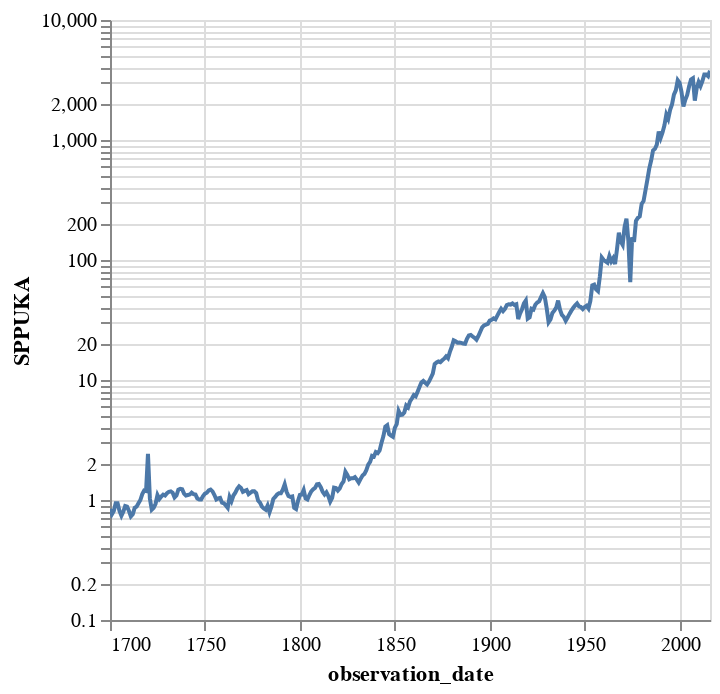

The code cell stored with this chart in its notebook:
### Markdown cell above
* [Share Prices in the United Kingdom (SPPUKA)](https://fred.stlouisfed.org/series/SPPUKA)

This dataset was downloaded from FRED (Federal Reserve Bank of St. Louis).
Please see the series notes as stated on the FRED website.

> This series was constructed by the Bank of England as part of the Three Centuries of Macroeconomic Data project by combining data from a number of academic and official sources. For more information, please refer to the Three Centuries spreadsheet at https://www.bankofengland.co.uk/statistics/research-datasets. Users are advised to check the underlying assumptions behind this series in the relevant worksheets of the spreadsheet. In many cases alternative assumptions might be appropriate. Users are permitted to reproduce this series in their own work as it represents Bank calculations and manipulations of underlying series that are the copyright of the Bank of England provided that underlying sources are cited appropriately. For appropriate citation please see the Three Centuries spreadsheet for guidance and a list of the underlying sources.

### Code cell
duckdb.sql(f"""SELECT * FROM SPPUKA.csv""").pl().plot.line(x="observation_date", y=alt.Y("SPPUKA", scale=alt.Scale(type="log")))

### Figure 1 — Vega-Lite specification as saved in the notebook (floating-point values rounded to 4 significant figures; data arrays with more than 128 entries replaced by an {"elided": "..."} marker saying what was removed)
{"config": {"view": {"continuousWidth": 300, "continuousHeight": 300}}, "data": {"name": "data-256407e561c942f8c29f0700012d5548"}, "mark": {"type": "line", "tooltip": true}, "encoding": {"x": {"field": "observation_date", "type": "temporal"}, "y": {"field": "SPPUKA", "scale": {"type": "log"}, "type": "quantitative"}}, "params": [{"name": "param_1e9efca18e7a2868", "select": {"type": "interval", "encodings": ["x", "y"]}, "bind": "scales"}], "$schema": "https://vega.github.io/schema/vega-lite/v6.1.0.json", "datasets": {"data-256407e561c942f8c29f0700012d5548": {"elided": "317 records"}}}
